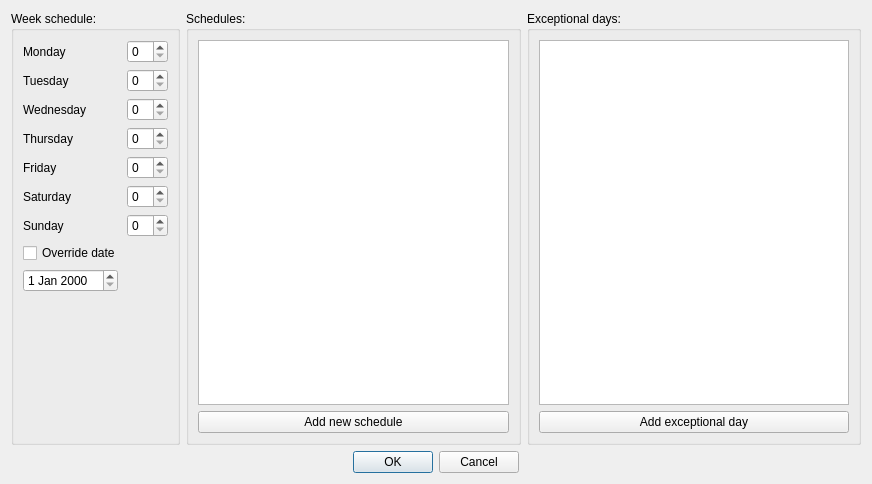
<?xml version="1.0" encoding="UTF-8"?>
<ui version="4.0">
 <class>WorkdaysDialog</class>
 <widget class="QDialog" name="WorkdaysDialog">
  <property name="geometry">
   <rect>
    <x>0</x>
    <y>0</y>
    <width>872</width>
    <height>484</height>
   </rect>
  </property>
  <property name="windowTitle">
   <string>Schedule</string>
  </property>
  <layout class="QVBoxLayout" name="verticalLayout">
   <item>
    <layout class="QHBoxLayout" name="horizontalLayout">
     <item>
      <widget class="QGroupBox" name="weekScheduleGroupBox">
       <property name="sizePolicy">
        <sizepolicy hsizetype="Fixed" vsizetype="Preferred">
         <horstretch>0</horstretch>
         <verstretch>0</verstretch>
        </sizepolicy>
       </property>
       <property name="title">
        <string>Week schedule:</string>
       </property>
       <layout class="QFormLayout" name="formLayout_2">
        <item row="0" column="0">
         <widget class="QLabel" name="labelFirstDay">
          <property name="text">
           <string>Monday</string>
          </property>
         </widget>
        </item>
        <item row="0" column="1">
         <widget class="QSpinBox" name="firstDayGoal">
          <property name="sizePolicy">
           <sizepolicy hsizetype="Fixed" vsizetype="Fixed">
            <horstretch>0</horstretch>
            <verstretch>0</verstretch>
           </sizepolicy>
          </property>
         </widget>
        </item>
        <item row="1" column="0">
         <widget class="QLabel" name="labelSecondDay">
          <property name="text">
           <string>Tuesday</string>
          </property>
         </widget>
        </item>
        <item row="1" column="1">
         <widget class="QSpinBox" name="secondDayGoal">
          <property name="sizePolicy">
           <sizepolicy hsizetype="Fixed" vsizetype="Fixed">
            <horstretch>0</horstretch>
            <verstretch>0</verstretch>
           </sizepolicy>
          </property>
         </widget>
        </item>
        <item row="2" column="0">
         <widget class="QLabel" name="labelThirdDay">
          <property name="text">
           <string>Wednesday</string>
          </property>
         </widget>
        </item>
        <item row="2" column="1">
         <widget class="QSpinBox" name="thirdDayGoal">
          <property name="sizePolicy">
           <sizepolicy hsizetype="Fixed" vsizetype="Fixed">
            <horstretch>0</horstretch>
            <verstretch>0</verstretch>
           </sizepolicy>
          </property>
         </widget>
        </item>
        <item row="3" column="0">
         <widget class="QLabel" name="labelFourthDay">
          <property name="text">
           <string>Thursday</string>
          </property>
         </widget>
        </item>
        <item row="3" column="1">
         <widget class="QSpinBox" name="fourthDayGoal">
          <property name="sizePolicy">
           <sizepolicy hsizetype="Fixed" vsizetype="Fixed">
            <horstretch>0</horstretch>
            <verstretch>0</verstretch>
           </sizepolicy>
          </property>
         </widget>
        </item>
        <item row="4" column="0">
         <widget class="QLabel" name="labelFifthDay">
          <property name="text">
           <string>Friday</string>
          </property>
         </widget>
        </item>
        <item row="4" column="1">
         <widget class="QSpinBox" name="fifthDayGoal">
          <property name="sizePolicy">
           <sizepolicy hsizetype="Fixed" vsizetype="Fixed">
            <horstretch>0</horstretch>
            <verstretch>0</verstretch>
           </sizepolicy>
          </property>
         </widget>
        </item>
        <item row="5" column="0">
         <widget class="QLabel" name="labelSixthDay">
          <property name="text">
           <string>Saturday</string>
          </property>
         </widget>
        </item>
        <item row="5" column="1">
         <widget class="QSpinBox" name="sixthDayGoal">
          <property name="sizePolicy">
           <sizepolicy hsizetype="Fixed" vsizetype="Fixed">
            <horstretch>0</horstretch>
            <verstretch>0</verstretch>
           </sizepolicy>
          </property>
         </widget>
        </item>
        <item row="6" column="0">
         <widget class="QLabel" name="labelSeventhDay">
          <property name="text">
           <string>Sunday</string>
          </property>
         </widget>
        </item>
        <item row="6" column="1">
         <widget class="QSpinBox" name="seventhDayGoal">
          <property name="sizePolicy">
           <sizepolicy hsizetype="Fixed" vsizetype="Fixed">
            <horstretch>0</horstretch>
            <verstretch>0</verstretch>
           </sizepolicy>
          </property>
         </widget>
        </item>
        <item row="7" column="0">
         <widget class="QCheckBox" name="checkBoxOverrideDate">
          <property name="text">
           <string>Override date</string>
          </property>
         </widget>
        </item>
        <item row="8" column="0">
         <widget class="QDateEdit" name="dateEditScheduleDate"/>
        </item>
       </layout>
      </widget>
     </item>
     <item>
      <widget class="QGroupBox" name="SchedulesGroupBox">
       <property name="sizePolicy">
        <sizepolicy hsizetype="Expanding" vsizetype="Expanding">
         <horstretch>0</horstretch>
         <verstretch>0</verstretch>
        </sizepolicy>
       </property>
       <property name="title">
        <string>Schedules:</string>
       </property>
       <layout class="QVBoxLayout" name="verticalLayout_3">
        <item>
         <widget class="sprint_timer::ui::qt_gui::ContextMenuListView" name="listViewSchedules">
          <property name="sizePolicy">
           <sizepolicy hsizetype="Expanding" vsizetype="Expanding">
            <horstretch>0</horstretch>
            <verstretch>0</verstretch>
           </sizepolicy>
          </property>
         </widget>
        </item>
        <item>
         <widget class="QPushButton" name="pushButtonAddSchedule">
          <property name="text">
           <string>Add new schedule</string>
          </property>
         </widget>
        </item>
       </layout>
      </widget>
     </item>
     <item>
      <widget class="QGroupBox" name="ExceptionalDaysGroupBox">
       <property name="sizePolicy">
        <sizepolicy hsizetype="Expanding" vsizetype="Expanding">
         <horstretch>0</horstretch>
         <verstretch>0</verstretch>
        </sizepolicy>
       </property>
       <property name="title">
        <string>Exceptional days:</string>
       </property>
       <layout class="QVBoxLayout" name="verticalLayout_2">
        <item>
         <widget class="sprint_timer::ui::qt_gui::ContextMenuListView" name="listViewExceptionalDays">
          <property name="sizePolicy">
           <sizepolicy hsizetype="Expanding" vsizetype="Expanding">
            <horstretch>0</horstretch>
            <verstretch>0</verstretch>
           </sizepolicy>
          </property>
         </widget>
        </item>
        <item>
         <widget class="QPushButton" name="btnAddExceptionalDay">
          <property name="text">
           <string>Add exceptional day</string>
          </property>
         </widget>
        </item>
       </layout>
      </widget>
     </item>
    </layout>
   </item>
   <item>
    <widget class="QDialogButtonBox" name="btnOkCancel">
     <property name="orientation">
      <enum>Qt::Horizontal</enum>
     </property>
     <property name="standardButtons">
      <set>QDialogButtonBox::Cancel|QDialogButtonBox::Ok</set>
     </property>
     <property name="centerButtons">
      <bool>true</bool>
     </property>
    </widget>
   </item>
  </layout>
 </widget>
 <customwidgets>
  <customwidget>
   <class>sprint_timer::ui::qt_gui::ContextMenuListView</class>
   <extends>QListView</extends>
   <header>qt_gui/widgets/ContextMenuListView.h</header>
  </customwidget>
 </customwidgets>
 <resources/>
 <connections>
  <connection>
   <sender>btnOkCancel</sender>
   <signal>rejected()</signal>
   <receiver>WorkdaysDialog</receiver>
   <slot>reject()</slot>
   <hints>
    <hint type="sourcelabel">
     <x>316</x>
     <y>260</y>
    </hint>
    <hint type="destinationlabel">
     <x>286</x>
     <y>274</y>
    </hint>
   </hints>
  </connection>
  <connection>
   <sender>btnOkCancel</sender>
   <signal>accepted()</signal>
   <receiver>WorkdaysDialog</receiver>
   <slot>accept()</slot>
   <hints>
    <hint type="sourcelabel">
     <x>248</x>
     <y>254</y>
    </hint>
    <hint type="destinationlabel">
     <x>157</x>
     <y>274</y>
    </hint>
   </hints>
  </connection>
 </connections>
</ui>
